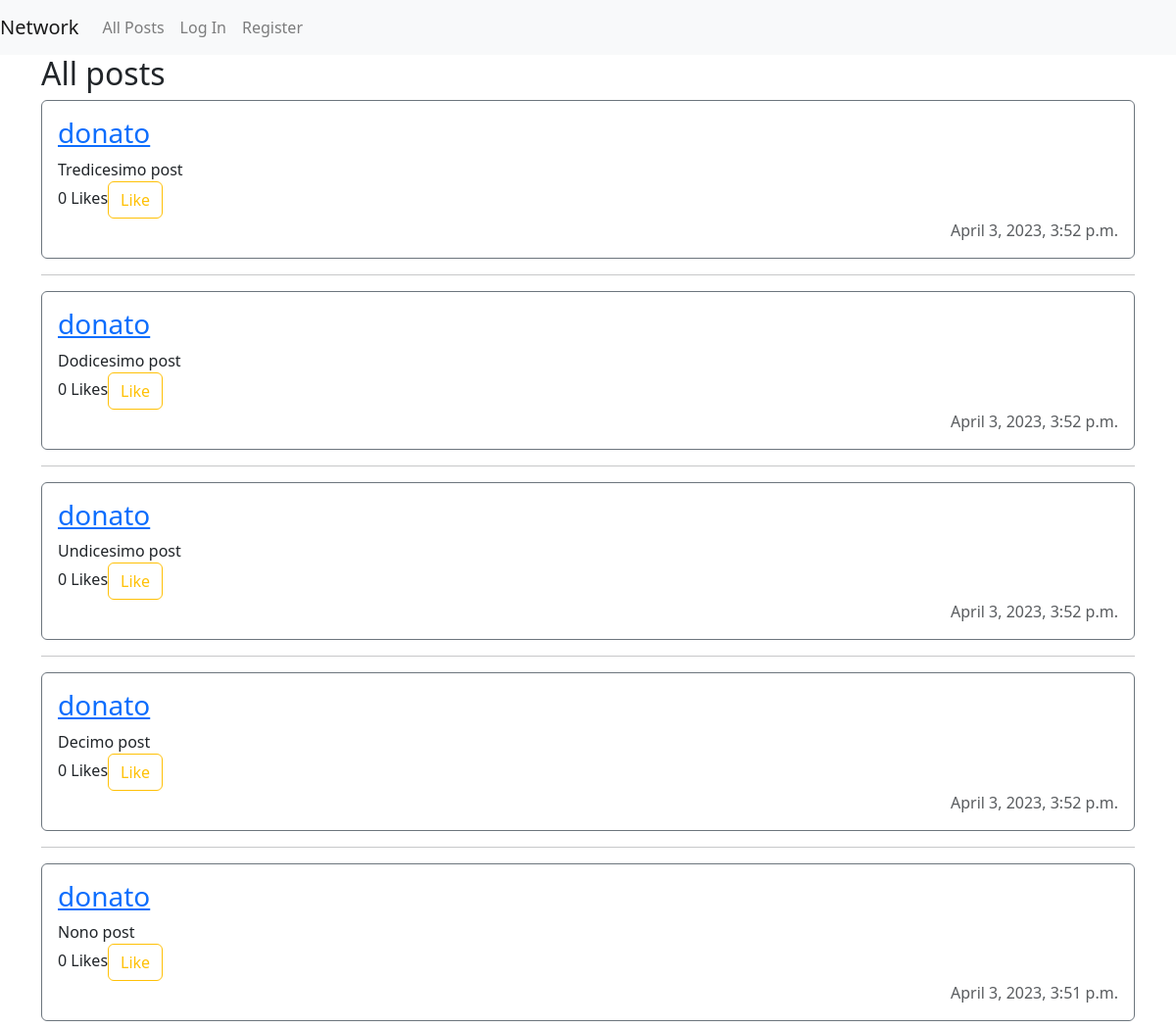
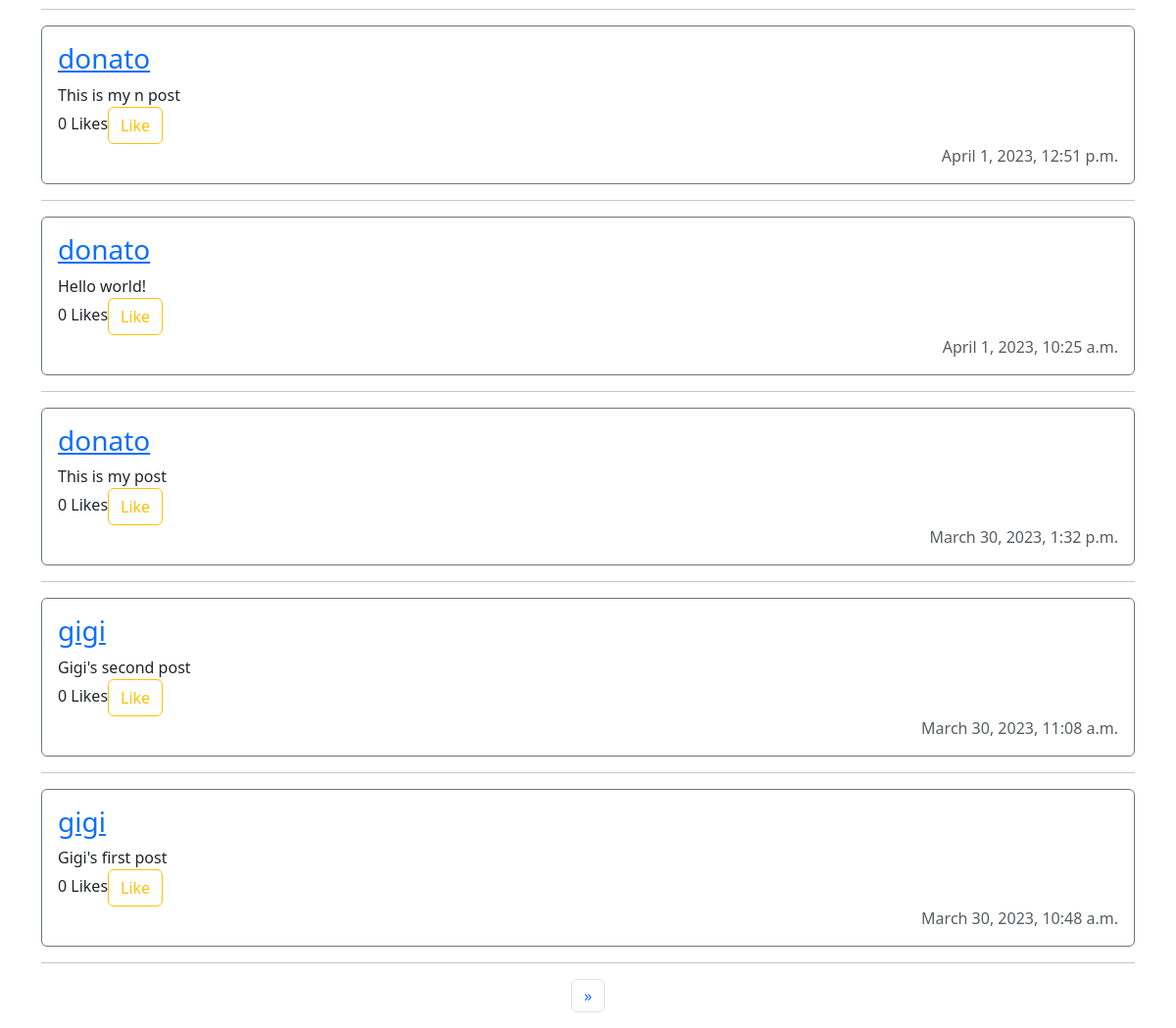
The app's page /, older data (2 pictures, top to bottom).
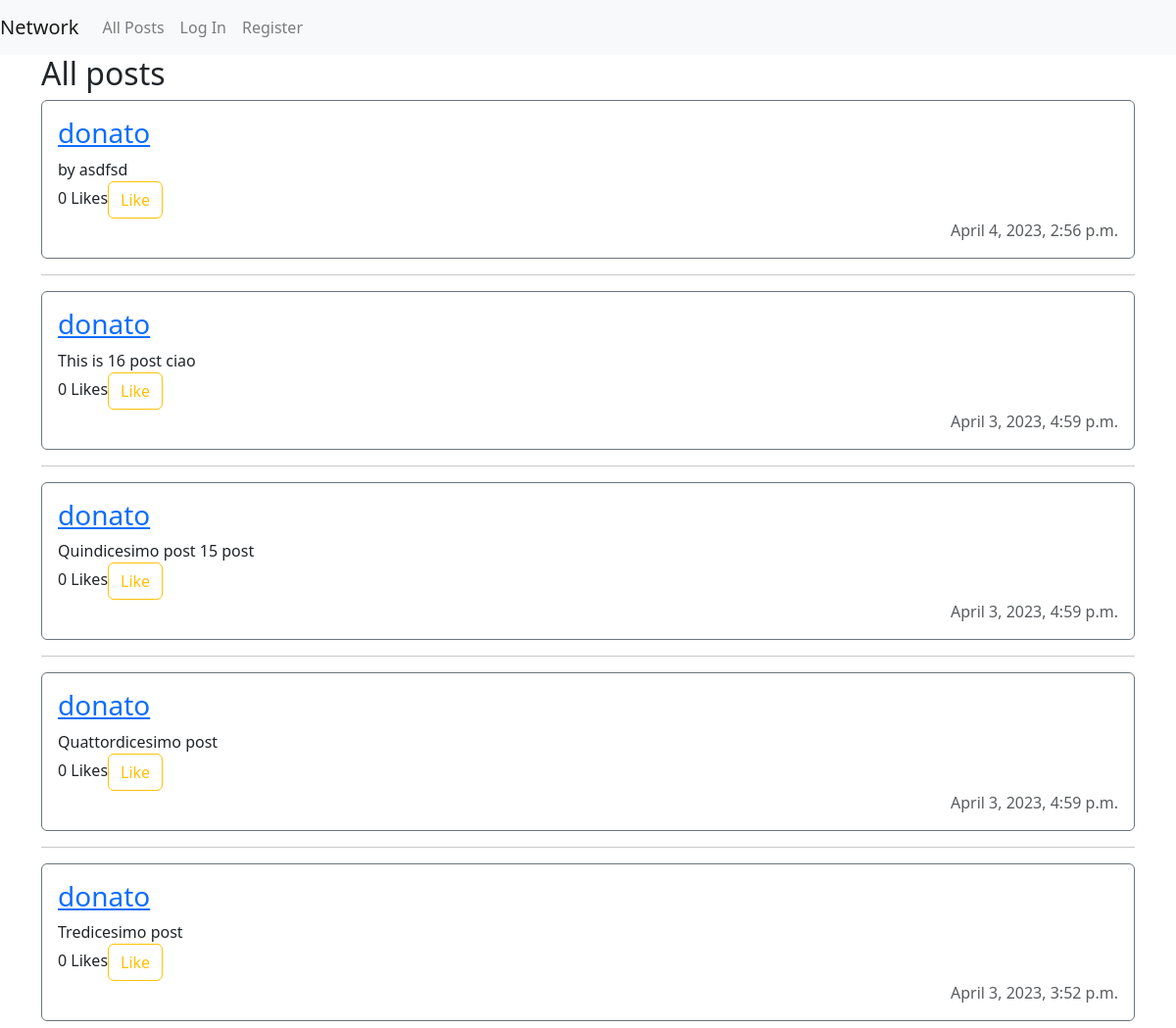
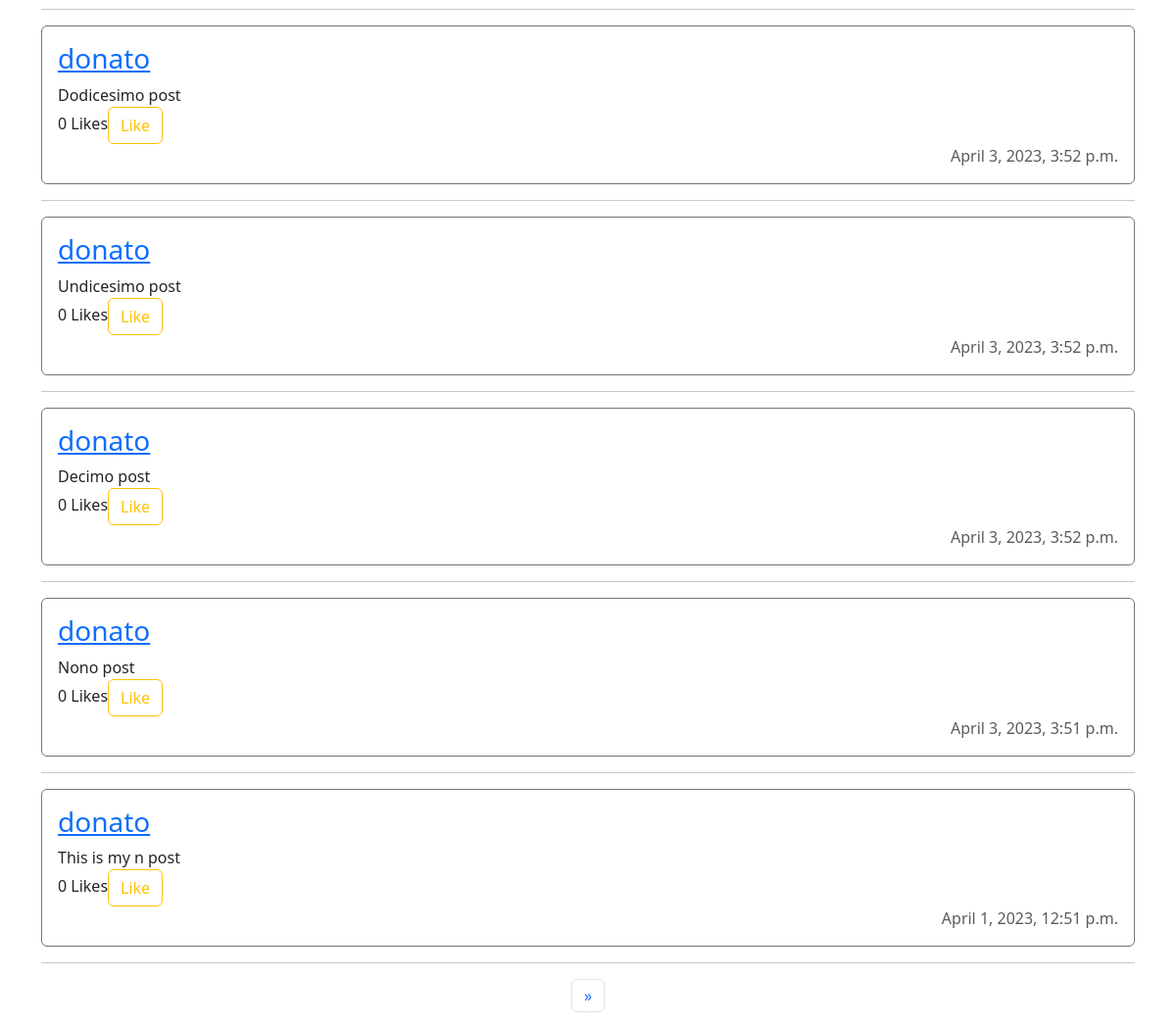
The same page, newer data (2 pictures, top to bottom).
### network/models.py (models this page shows)
class Post(models.Model):
    user_id = models.ForeignKey(User, on_delete=models.CASCADE)
    content = models.TextField(max_length=280)
    n_likes = models.BigIntegerField(default=0)
    datetime = models.DateTimeField(auto_now_add=True)
    def __str__(self):
        return f"{self.user_id} => content: {self.content} on {self.datetime}"

class User(AbstractUser):
    pass

### network/views.py (the view)
# urls.py: path("", views.index, name="index"),
def index(request):
    if request.method == 'POST':
        user = User.objects.get(id=request.user.id)
        content = request.POST["new_post_content"]
        new_post = Post(user_id = user, content=content)
        new_post.save()
        return HttpResponseRedirect(reverse("index"))
    else:
        posts = Post.objects.all().order_by('-datetime')
        pagePosts = Paginator(posts, 10)
        page_number = request.GET.get('page')
        page_obj = pagePosts.get_page(page_number)
        range_page = range(page_obj.paginator.num_pages)
        context = {"pagePosts": pagePosts, "page_obj": page_obj, "range_page":range_page}
        return render(request, "network/index.html", context)

### network/templates/network/index.html (shortened to what this page needs)
{% extends "network/layout.html" %}
{% block body %}
    <div class="container d-flex flex-column" id="posts">
        <div>
            <h2>All posts</h2>
        </div>
        {% for post in page_obj %}
            <div class="d-flex flex-column border border-secondary rounded p-3">
                <h3><a href="{% url 'profile' post.user_id %}">{{ post.user_id }}</a></h3>
                <span id="content_{{ post.id }}">{{ post.content }}</span>
                <span>{{ post.n_likes}} Likes<button onclick="like('{{ post.id }}')" class="btn btn-outline-warning">Like</button></span>
                <span class="text-right text-muted">{{ post.datetime }}</span>
            </div>
            <hr>
        {% endfor %}
    </div>
    <div class="container">
    <nav>
        <ul class="pagination justify-content-center">
          {% if page_obj.has_next %}
          <li class="page-item">
            <a class="page-link" href="?page={{ page_obj.next_page_number }}" aria-label="Next">
              <span aria-hidden="true">&raquo;</span>
            </a>
          </li>
          {% endif %}
        </ul>
    </nav>
    </div>
{% endblock %}

Row changes from the older to the newer data that the page shows:
no longer on this page (row unchanged): Post: user_id "donato", content "Hello world!", n_likes "0", datetime "April 1, 2023, 10:25 a.m."
no longer on this page (row unchanged): Post: user_id "donato", content "This is my post", n_likes "0", datetime "March 30, 2023, 1:32 p.m."
no longer on this page (row unchanged): Post: user_id "gigi", content "Gigi's second post", n_likes "0", datetime "March 30, 2023, 11:08 a.m."
no longer on this page (row unchanged): Post: user_id "gigi", content "Gigi's first post", n_likes "0", datetime "March 30, 2023, 10:48 a.m."
added Post: user_id "donato", content "by asdfsd", n_likes "0", datetime "April 4, 2023, 2:56 p.m."
added Post: user_id "donato", content "This is 16 post ciao", n_likes "0", datetime "April 3, 2023, 4:59 p.m."
added Post: user_id "donato", content "Quindicesimo post 15 post", n_likes "0", datetime "April 3, 2023, 4:59 p.m."
added Post: user_id "donato", content "Quattordicesimo post", n_likes "0", datetime "April 3, 2023, 4:59 p.m."
